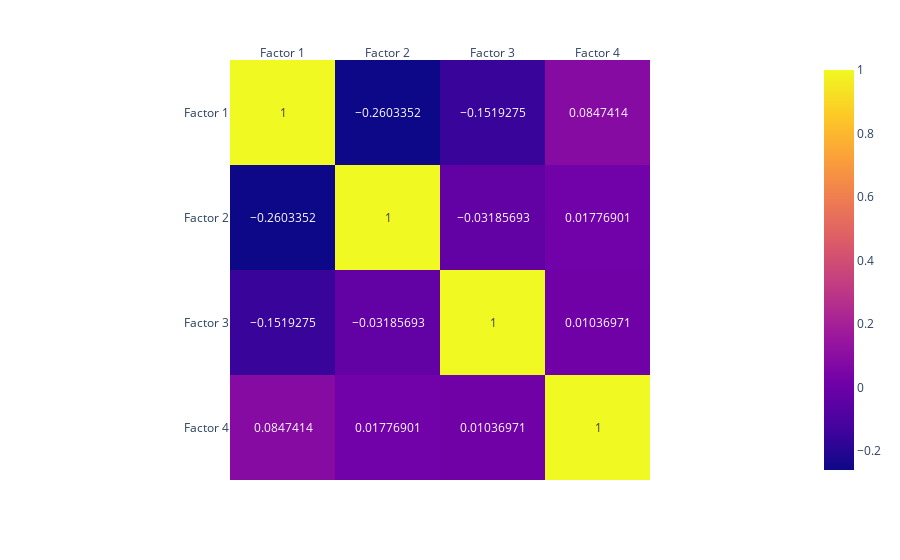

The notebook cell this image was saved under:
### Code cell
px.imshow(loadings.corr(), text_auto=True).update_xaxes(side="top")

### Figure 1 — Plotly figure (JSON) as saved in the notebook; plotly's stock layout.template omitted (floating-point values rounded to 4 significant figures)
{"data": [{"coloraxis": "coloraxis", "hovertemplate": "x: %{x}<br>y: %{y}<br>color: %{z}<extra></extra>", "name": "0", "texttemplate": "%{z}", "type": "heatmap", "x": ["Factor 1", "Factor 2", "Factor 3", "Factor 4"], "xaxis": "x", "y": ["Factor 1", "Factor 2", "Factor 3", "Factor 4"], "yaxis": "y", "z": [[1, -0.2603, -0.1519, 0.08474], [-0.2603, 1, -0.03186, 0.01777], [-0.1519, -0.03186, 1, 0.01037], [0.08474, 0.01777, 0.01037, 1]]}], "layout": {"coloraxis": {"colorscale": [[0, "#0d0887"], [0.1111, "#46039f"], [0.2222, "#7201a8"], [0.3333, "#9c179e"], [0.4444, "#bd3786"], [0.5556, "#d8576b"], [0.6667, "#ed7953"], [0.7778, "#fb9f3a"], [0.8889, "#fdca26"], [1, "#f0f921"]]}, "margin": {"t": 60}, "xaxis": {"anchor": "y", "constrain": "domain", "domain": [0, 1], "scaleanchor": "y", "side": "top"}, "yaxis": {"anchor": "x", "autorange": "reversed", "constrain": "domain", "domain": [0, 1]}}}
